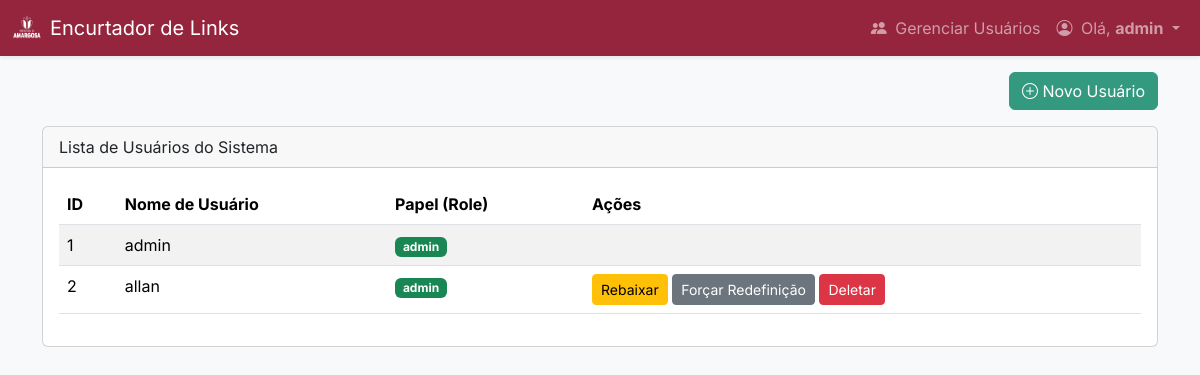
The app's page /admin/usuarios (signed in) with its own data.
### database.py (models this page shows, shortened)
class User(UserMixin, db.Model):
    id = db.Column(db.Integer, primary_key=True)
    username = db.Column(db.String(80), unique=True, nullable=False)
    password_hash = db.Column(db.String(128))
    role = db.Column(db.String(20), nullable=False, default='básico')
    precisa_resetar_senha = db.Column(db.Boolean, default=False, nullable=False)
    links = db.relationship('Link', backref='creator', lazy=True, cascade="all, delete-orphan")

### app.py (the view)
@app.route('/admin/usuarios')
@login_required
@admin_required
def admin_usuarios():
    users = User.query.all()
    return render_template('admin_usuarios.html', users=users)

### app.py (called while the page is built)
@login_manager.user_loader
def load_user(user_id):
    return User.query.get(int(user_id))

def admin_required(f):
    @wraps(f)
    def decorated_function(*args, **kwargs):
        if not current_user.is_authenticated or current_user.role != 'admin':
            flash('Acesso negado. Você precisa ser um administrador para ver esta página.', 'danger')
            return redirect(url_for('index'))
        return f(*args, **kwargs)
    return decorated_function

### templates/admin_usuarios.html (shortened to what this page needs)
{% extends "base.html" %}
{% block content %}
<div class="d-flex justify-content-end mb-3">
    <button type="button" class="btn btn-success" data-bs-toggle="modal" data-bs-target="#novoUsuarioModal">
        <i class="bi bi-plus-circle"></i> Novo Usuário
    </button>
</div>
<div class="card">
    <div class="card-header">
        Lista de Usuários do Sistema
    </div>
    <div class="card-body">
        <table class="table table-striped table-hover">
            <thead>
                <tr>
                    <th>ID</th>
                    <th>Nome de Usuário</th>
                    <th>Papel (Role)</th>
                    <th>Ações</th>
                </tr>
            </thead>
            <tbody>
                {% for user in users %}
                <tr>
                    <td>{{ user.id }}</td>
                    <td>{{ user.username }}</td>
                    <td>
                        <span class="badge {% if user.role == 'admin' %}bg-success{% else %}bg-secondary{% endif %}">
                            {{ user.role }}
                        </span>
                    </td>
                    <td>
                        {% if user.id != current_user.id %}
                        <a href="{{ url_for('promover_usuario', user_id=user.id) }}" class="btn btn-sm {% if user.role == 'admin' %}btn-warning{% else %}btn-success{% endif %}">
                            {% if user.role == 'admin' %}Rebaixar{% else %}Promover{% endif %}
                        </a>
                        <a href="{{ url_for('admin_resetar_senha', user_id=user.id) }}" class="btn btn-sm btn-secondary" onclick="return confirm('Isso forçará o usuário a criar uma nova senha no próximo login (senha padrão: 1234). Deseja continuar?');">
                            Forçar Redefinição
                        </a>
                        <a href="{{ url_for('deletar_usuario', user_id=user.id) }}"
                           class="btn btn-sm btn-danger"
                           onclick="return confirm('ATENÇÃO: Deletar este usuário é uma ação permanente. Deseja continuar?');">
                           Deletar
                        </a>
                        {% endif %}
                    </td>
                </tr>
                {% endfor %}
            </tbody>
        </table>
    </div>
</div>
{% endblock %}

### templates/base.html (shortened to what this page needs)
<!doctype html>
<html lang="pt-br">
  <head>
    <link href="https://cdn.jsdelivr.net/npm/bootstrap@5.3.3/dist/css/bootstrap.min.css" rel="stylesheet">
    <link rel="stylesheet" href="https://cdn.jsdelivr.net/npm/bootstrap-icons@1.11.3/font/bootstrap-icons.min.css">
    <link rel="stylesheet" href="{{ url_for('static', filename='style.css') }}">
  </head>
  <body>
    <nav class="navbar navbar-expand-lg navbar-dark bg-primary fixed-top shadow-sm">
        <div class="container-fluid">
            <a class="navbar-brand d-flex align-items-center" href="{{ url_for('index') }}">
                <img src="{{ url_for('static', filename='images/logo_prefeitura_branco.png') }}" alt="Logo" width="30" height="30" class="d-inline-block align-text-top me-2">
                Encurtador de Links
            </a>
            <div class="collapse navbar-collapse" id="navbarNav">
                <ul class="navbar-nav ms-auto">
                    {% if current_user.is_authenticated %}
                        {% if current_user.role == 'admin' %}
                        <li class="nav-item">
                            <a class="nav-link" href="{{ url_for('admin_usuarios') }}"><i class="bi bi-people-fill me-1"></i> Gerenciar Usuários</a>
                        </li>
                        {% endif %}
                        <li class="nav-item dropdown">
                            <a class="nav-link dropdown-toggle" href="#" id="navbarUserDropdown" role="button" data-bs-toggle="dropdown" aria-expanded="false">
                                <i class="bi bi-person-circle me-1"></i> Olá, <strong>{{ current_user.username }}</strong>
                            </a>
                        </li>
                    {% endif %}
                </ul>
            </div>
        </div>
    </nav>
    <div class="container mt-5 pt-4">
        {% block content %}{% endblock %}
    </div>
  </body>
</html>

### static/style.css (style rules this page uses)
:root { --cor-primaria: #95243D; --cor-secundaria: #339A80; --font-principal: 'Inter', sans-serif; }
body { font-family: var(--font-principal); background-color: #f8f9fa; }
.bg-primary { background-color: var(--cor-primaria) !important; }
.btn-secondary { background-color: #6c757d; border-color: #6c757d; }
.btn-success { background-color: var(--cor-secundaria); border-color: var(--cor-secundaria); }

### records on screen
User: username "admin", id "1", role "admin"
User: id "2", username "allan", role "admin", shows "Rebaixar"
